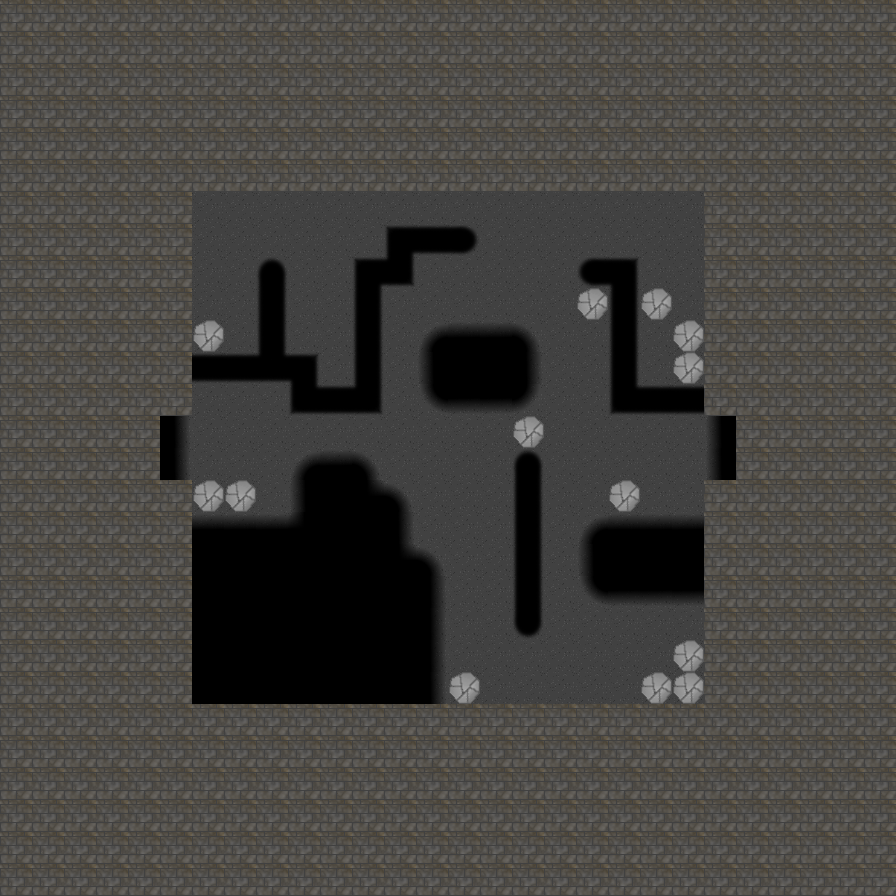

Rendered tile map (Tiled .tmx) drawn with the repository's tilesets; below, a short description and the map source with its tile grids summarised:
An orthogonal 28x28 tile map with 32x32 px tiles, 6 tile layers (floor, walls, doors, pits, ...) and 19 objects (to room 5, to room 8).

<map version="1.0" orientation="orthogonal" width="28" height="28" tilewidth="32" tileheight="32">
 <properties>
  <property name="AmbientLight" value="0" />
  <property name="LightCollor" value="210,120,20,0.5" />
  <property name="StartX" value="7" />
  <property name="StartY" value="7" />
  <property name="TileHeight" value="32" />
  <property name="TileWidth" value="32" />
 </properties>
 <tileset firstgid="1" name="Cavetileset" tilewidth="32" tileheight="32" spacing="2">
  <image source="Cavetileset.png" width="203" height="373" />
 </tileset>
 <layer name="floor" width="28" height="28">
  <properties>
   <property name="collide" value="false" />
  </properties>
  <data>[784 cells, 784 non-empty, 1 distinct tile ids]</data>
 </layer>
 <layer name="walls" width="28" height="28">
  <properties>
   <property name="collide" value="true" />
  </properties>
  <data>[784 cells, 537 non-empty, 2 distinct tile ids]</data>
 </layer>
 <layer name="doors" width="28" height="28">
  <properties>
   <property name="collide" value="false" />
  </properties>
  <data>[784 cells, 4 non-empty, 2 distinct tile ids]</data>
 </layer>
 <layer name="pits" width="28" height="28">
  <data>[784 cells, 110 non-empty, 22 distinct tile ids]</data>
 </layer>
 <layer name="Characters" width="28" height="28">
  <properties>
   <property name="collide" value="false" />
  </properties>
  <data>[784 cells, 0 non-empty, 0 distinct tile ids]</data>
 </layer>
 <layer name="Lights" width="28" height="28">
  <properties>
   <property name="collide" value="false" />
  </properties>
  <data>[784 cells, 0 non-empty, 0 distinct tile ids]</data>
 </layer>
 <objectgroup name="Objects" width="28" height="28">
  <object name="to room 5" x="160" y="416" width="32" height="64">
   <properties>
    <property name="change_map" value="data/darkDungeonRoom5.tmx, 20, 14" />
    <property name="interaction_type" value="player_auto" />
    <property name="type" value="Interaction" />
   </properties>
  </object>
  <object name="to room 8" x="704" y="416" width="32" height="64">
   <properties>
    <property name="change_map" value="data/darkDungeonRoom9.tmx, 7, 14" />
    <property name="interaction_type" value="player_auto" />
    <property name="type" value="Interaction" />
   </properties>
  </object>
  <object x="192" y="352" width="128" height="32">
   <properties>
    <property name="type" value="Hole" />
   </properties>
  </object>
  <object x="288" y="384" width="96" height="32">
   <properties>
    <property name="type" value="Hole" />
   </properties>
  </object>
  <object x="352" y="256" width="32" height="128">
   <properties>
    <property name="type" value="Hole" />
   </properties>
  </object>
  <object x="384" y="224" width="32" height="64">
   <properties>
    <property name="type" value="Hole" />
   </properties>
  </object>
  <object x="416" y="224" width="64" height="32">
   <properties>
    <property name="type" value="Hole" />
   </properties>
  </object>
  <object x="256" y="256" width="32" height="96">
   <properties>
    <property name="type" value="Hole" />
   </properties>
  </object>
  <object x="192" y="520" width="216" height="184">
   <properties>
    <property name="type" value="Hole" />
   </properties>
  </object>
  <object x="408" y="552" width="32" height="152">
   <properties>
    <property name="type" value="Hole" />
   </properties>
  </object>
  <object x="296" y="456" width="80" height="24">
   <properties>
    <property name="type" value="Hole" />
   </properties>
  </object>
  <object x="296" y="480" width="80" height="40">
   <properties>
    <property name="type" value="Hole" />
   </properties>
  </object>
  <object x="424" y="328" width="112" height="80">
   <properties>
    <property name="type" value="Hole" />
   </properties>
  </object>
  <object x="512" y="448" width="32" height="192">
   <properties>
    <property name="type" value="Hole" />
   </properties>
  </object>
  <object x="584" y="520" width="120" height="80">
   <properties>
    <property name="type" value="Hole" />
   </properties>
  </object>
  <object x="576" y="256" width="64" height="32">
   <properties>
    <property name="type" value="Hole" />
   </properties>
  </object>
  <object x="608" y="384" width="96" height="32">
   <properties>
    <property name="type" value="Hole" />
   </properties>
  </object>
  <object x="608" y="288" width="32" height="96">
   <properties>
    <property name="type" value="Hole" />
   </properties>
  </object>
  <object x="376" y="488" width="32" height="32">
   <properties>
    <property name="type" value="Hole" />
   </properties>
  </object>
 </objectgroup>
</map>
